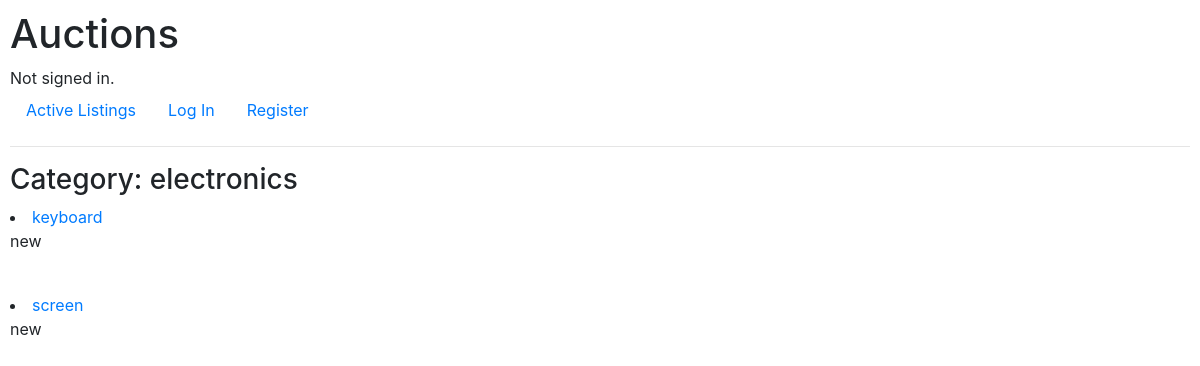
The app's page /category/electronics/, older data.
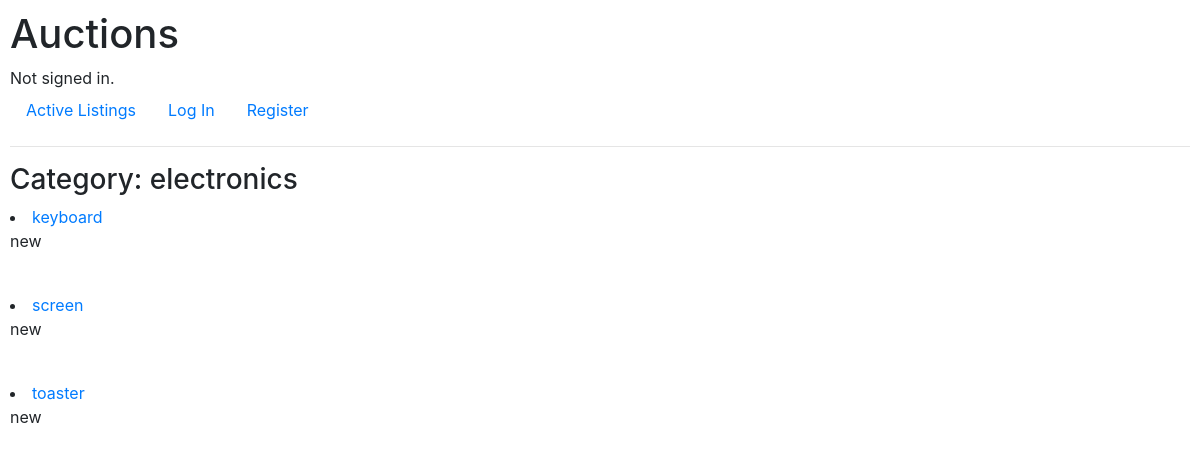
The same page, newer data.
### auctions/models.py (models this page shows, shortened)
class Item(models.Model):
    Category_Choices = [
        ('miscellaneous', 'Miscellaneous'),
        ('books', 'Books'),
        ('clothing', 'Clothing'),
        ('electronics', 'Electronics'),
        ('furniture', 'Furniture'),
        ('toys', 'Toys'),
    ]
    title = models.CharField(max_length=64)
    description = models.CharField(max_length=64)
    startingbid = models.DecimalField(max_digits=6, decimal_places=2)
    item_img = models.ImageField(upload_to='images', default='path/to/my/default/image.jpg')
    category = models.CharField(max_length=64, choices=Category_Choices, default='miscellaneous')
    watchlist_user = models.ManyToManyField(User, related_name='watchlists', blank=True)
    is_open = models.BooleanField(default=True)
    owner = models.ForeignKey(User, on_delete=models.CASCADE, related_name='items')

### auctions/views.py (the view)
# urls.py: path("category/<slug:category>/", views.display_category, name="display_category"),
def display_category(request, category):
    listings = Item.objects.filter(category=category)
    category = category
    return render(request, 'auctions/listingsbycategory.html',
    {
        'listings': listings,
        'category':category
    })

### auctions/templates/auctions/listingsbycategory.html (shortened to what this page needs)
{% extends "auctions/layout.html" %}
{% block body %}
<h3> Category: {{ category }}</h3>
    {% for listing in listings %}
        <li><a href = "{% url 'listing' listing.id %}">{{ listing.title }}</a></li>
        <p>{{ listing.description }}</p>
    {% endfor %}
{% endblock %}

Row changes from the older to the newer data that the page shows:
added Item: title "toaster", description "new"
